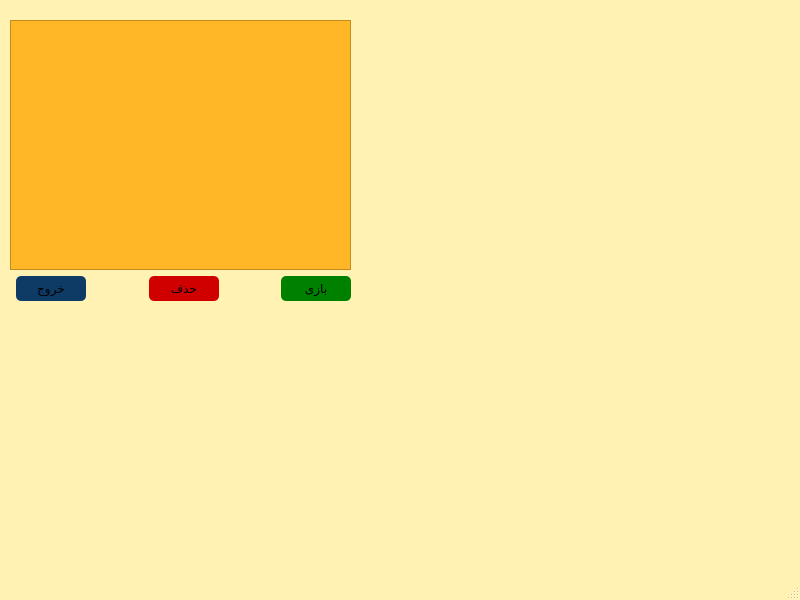
<?xml version="1.0" encoding="UTF-8"?>
<ui version="4.0">
 <class>loadwindow</class>
 <widget class="QMainWindow" name="loadwindow">
  <property name="geometry">
   <rect>
    <x>0</x>
    <y>0</y>
    <width>800</width>
    <height>600</height>
   </rect>
  </property>
  <property name="windowTitle">
   <string>loadwindow</string>
  </property>
  <property name="styleSheet">
   <string notr="true">#loadwindow
{
background-color:#fff2b2;
}</string>
  </property>
  <widget class="QWidget" name="centralwidget">
   <widget class="QWidget" name="gridLayoutWidget">
    <property name="geometry">
     <rect>
      <x>10</x>
      <y>20</y>
      <width>341</width>
      <height>281</height>
     </rect>
    </property>
    <layout class="QGridLayout" name="gridLayout">
     <item row="1" column="1">
      <widget class="QPushButton" name="pushButton_2">
       <property name="minimumSize">
        <size>
         <width>70</width>
         <height>25</height>
        </size>
       </property>
       <property name="cursor">
        <cursorShape>PointingHandCursor</cursorShape>
       </property>
       <property name="styleSheet">
        <string notr="true">#pushButton_2
{
background-color:#0d3b66;
border-radius:5%;
}</string>
       </property>
       <property name="text">
        <string>خروج</string>
       </property>
      </widget>
     </item>
     <item row="1" column="4">
      <spacer name="horizontalSpacer">
       <property name="orientation">
        <enum>Qt::Horizontal</enum>
       </property>
       <property name="sizeHint" stdset="0">
        <size>
         <width>40</width>
         <height>20</height>
        </size>
       </property>
      </spacer>
     </item>
     <item row="0" column="0" colspan="6">
      <widget class="QListWidget" name="listWidget">
       <property name="styleSheet">
        <string notr="true">#listWidget{
background-color:#ffb627;
}</string>
       </property>
      </widget>
     </item>
     <item row="1" column="5">
      <widget class="QPushButton" name="pushButton">
       <property name="minimumSize">
        <size>
         <width>70</width>
         <height>25</height>
        </size>
       </property>
       <property name="cursor">
        <cursorShape>PointingHandCursor</cursorShape>
       </property>
       <property name="styleSheet">
        <string notr="true">#pushButton
{
background-color:#008000;
border-radius:5%;
}</string>
       </property>
       <property name="text">
        <string>بازی</string>
       </property>
      </widget>
     </item>
     <item row="1" column="3">
      <widget class="QPushButton" name="pushButton_3">
       <property name="minimumSize">
        <size>
         <width>70</width>
         <height>25</height>
        </size>
       </property>
       <property name="cursor">
        <cursorShape>PointingHandCursor</cursorShape>
       </property>
       <property name="styleSheet">
        <string notr="true">#pushButton_3
{
background-color:#d00000;
border-radius:5%;
}</string>
       </property>
       <property name="text">
        <string>حذف</string>
       </property>
      </widget>
     </item>
     <item row="1" column="2">
      <spacer name="horizontalSpacer_2">
       <property name="orientation">
        <enum>Qt::Horizontal</enum>
       </property>
       <property name="sizeHint" stdset="0">
        <size>
         <width>40</width>
         <height>20</height>
        </size>
       </property>
      </spacer>
     </item>
    </layout>
   </widget>
  </widget>
  <widget class="QMenuBar" name="menubar">
   <property name="geometry">
    <rect>
     <x>0</x>
     <y>0</y>
     <width>800</width>
     <height>22</height>
    </rect>
   </property>
  </widget>
  <widget class="QStatusBar" name="statusbar"/>
 </widget>
 <resources/>
 <connections/>
</ui>
